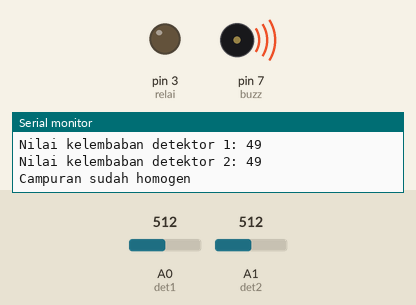
Simulated run of this sketch. Board: Arduino Uno, built with avr-gcc and run on an emulated ATmega328P. Parts: output pins drawn as LEDs (lit = HIGH), buzzer (waves = sounding, pin HIGH), the last lines printed to the serial monitor. The test bench sets the inputs (shaded band); at power-on: A0 (det1) = 512, A1 (det2) = 512.

Above: at 5.8 s.
5.9 s: A0 (det1) set to 532
11.9 s: A0 (det1) set to 560
At 16.0 s:
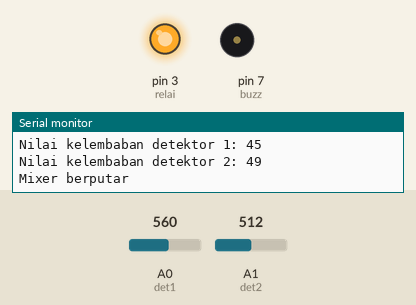
17.9 s: A0 (det1) set to 511
At 20.7 s:
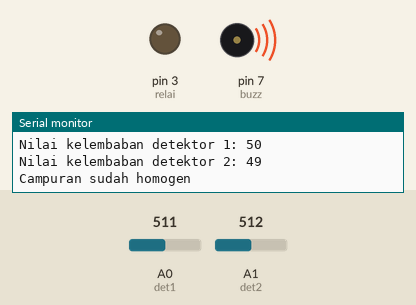
23.9 s: A0 (det1) set to 480
At 26.4 s:
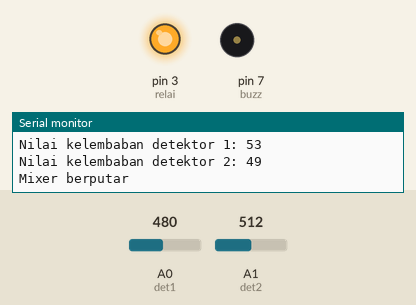
Timing chart, 0 to 27.9 s (numbered marks = the images above; inputs shaded):
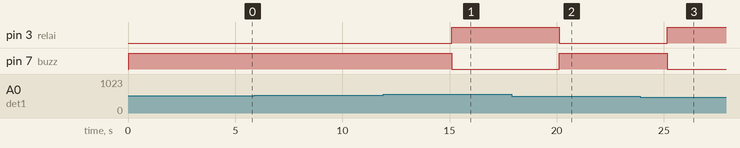

The sketch:

MixerLulur.ino
```cpp
/*
 * Kelompok 6
 * Projek Biofarmaka
 * Rumah Atsiri Indonesia
 * Adi Franata Jaya, Andin Sukma, Anisya Anjarwati, Febriana K, Billy C
 * ALAT HOMOGENITAS LULUR OTOMATIS BERBASIS SENSOR SOIL MOISTURE
 */

// Inisiasi Variabel
int det1 = A0;
int det2 = A1;
int relai = 3;
int buzz = 7;

// Variabel sensor
int bacaData1;
int bacaData2;

void setup() {
  pinMode(det1, INPUT);
  pinMode(det2, INPUT);
  pinMode(relai, OUTPUT);
  pinMode(buzz, OUTPUT);
  Serial.begin(9600);
  Serial.println("Kelembaban terdeteksi...");
}

void loop() {
  bacaData1 = analogRead(det1);
  bacaData2 = analogRead(det2);
  int moisture1 = map(bacaData1,1023,0,0,100);
  int moisture2 = map(bacaData2,1023,0,0,100);
  Serial.print("Nilai kelembaban detektor 1: ");
  Serial.println(moisture1);
  Serial.print("Nilai kelembaban detektor 2: ");
  Serial.println(moisture2);

  if (moisture1 != moisture2 && abs(moisture1-moisture2)>2) {
    digitalWrite(relai, HIGH);
    digitalWrite(buzz, LOW);
    Serial.println("Mixer berputar");
  }
  else {
    digitalWrite(relai, LOW);
    digitalWrite(buzz, HIGH);
    Serial.println("Campuran sudah homogen");
  }
  delay(5000);
}
```

Measured:
- the behaviour switches between 542 and 543 on A0 (det1) (found by bisection; images 0 and 1)
- the behaviour switches between 492 and 491 on A0 (det1) (found by bisection; images 2 and 3)
- after the input at 11.9 s, pin 3 (relai): LOW → HIGH after 3.2 s; pin 7 (buzz): HIGH → LOW after 3.2 s
- after the input at 17.9 s, pin 3 (relai): HIGH → LOW after 2.2 s; pin 7 (buzz): LOW → HIGH after 2.2 s
- after the input at 23.9 s, pin 3 (relai): LOW → HIGH after 1.3 s; pin 7 (buzz): HIGH → LOW after 1.3 s
